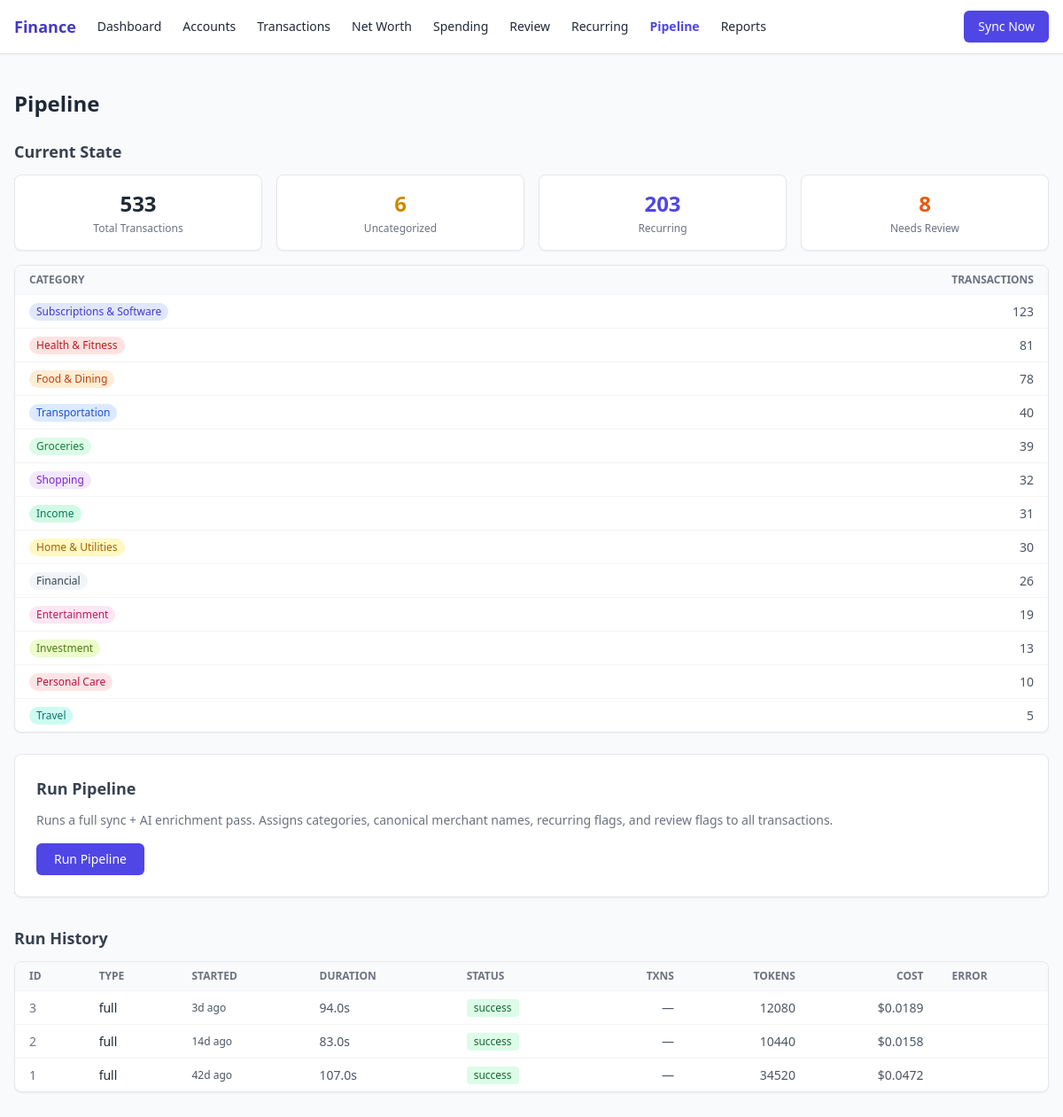
/pipeline, run on the app's committed database.
### tables this page shows
CREATE TABLE run_log (
    id          INTEGER PRIMARY KEY AUTOINCREMENT,
    run_type    TEXT NOT NULL,
    started_at  INTEGER NOT NULL,
    finished_at INTEGER,
    status      TEXT NOT NULL DEFAULT 'running',
    error_msg   TEXT,
    summary     TEXT
);

### finance/web/app.py (the view)
@app.get("/pipeline", response_class=HTMLResponse)
async def pipeline_page(
    request: Request,
    conn: sqlite3.Connection = Depends(get_db),
):
    try:
        runs = conn.execute(
            "SELECT * FROM run_log ORDER BY started_at DESC LIMIT 20"
        ).fetchall()
        runs = [dict(r) for r in runs]
        for run in runs:
            if run.get("summary"):
                try:
                    run["summary"] = json.loads(run["summary"])
                except (json.JSONDecodeError, TypeError):
                    run["summary"] = None
            summary = run.get("summary") or {}
            tokens_in = summary.get("tokens_in")
            tokens_out = summary.get("tokens_out")
            if tokens_in is not None and tokens_out is not None:
                run["computed_cost_usd"] = (
                    tokens_in * HAIKU_INPUT_COST_PER_M
                    + tokens_out * HAIKU_OUTPUT_COST_PER_M
                ) / 1_000_000
            else:
                run["computed_cost_usd"] = None
    except sqlite3.OperationalError:
        runs = []
    try:
        total_txns = conn.execute("SELECT COUNT(*) FROM transactions").fetchone()[0]
        uncategorized = conn.execute(
            "SELECT COUNT(*) FROM transactions WHERE category IS NULL"
        ).fetchone()[0]
        recurring = conn.execute(
            "SELECT COUNT(*) FROM transactions WHERE is_recurring = 1"
        ).fetchone()[0]
        needs_review = conn.execute(
            "SELECT COUNT(*) FROM transactions WHERE needs_review = 1"
        ).fetchone()[0]
        cat_rows = conn.execute(
            """
            SELECT category, COUNT(*) as cnt
            FROM transactions
            WHERE category IS NOT NULL
            GROUP BY category
            ORDER BY cnt DESC
            """
        ).fetchall()
        categories = [{"category": r["category"], "count": r["cnt"]} for r in cat_rows]
        current_state = {
            "total": total_txns,
            "uncategorized": uncategorized,
            "recurring": recurring,
            "needs_review": needs_review,
            "categories": categories,
        }
    except sqlite3.OperationalError:
        current_state = {
            "total": 0, "uncategorized": 0, "recurring": 0,
            "needs_review": 0, "categories": [],
        }
    return templates.TemplateResponse(
        "pipeline.html",
        {"request": request, "runs": runs, "current_state": current_state, "demo_mode": _is_demo(request)},
    )

### finance/web/templates/pipeline.html (shortened to what this page needs)
{% extends "base.html" %}
{% from "_macros.html" import category_badge %}
{% block content %}
<h1 class="text-2xl font-bold mb-6">Pipeline</h1>
<section class="mb-6">
  <h2 class="text-lg font-semibold mb-3 text-gray-700">Current State</h2>
  <div class="grid grid-cols-2 sm:grid-cols-4 gap-4 mb-4">
    <div class="bg-white rounded-lg border border-gray-200 shadow-sm p-4 text-center">
      <p class="text-2xl font-bold text-gray-800">{{ current_state.total }}</p>
      <p class="text-xs text-gray-500 mt-1">Total Transactions</p>
    </div>
    <div class="bg-white rounded-lg border border-gray-200 shadow-sm p-4 text-center">
      <p class="text-2xl font-bold {% if current_state.uncategorized > 0 %}text-yellow-600{% else %}text-green-600{% endif %}">
        {{ current_state.uncategorized }}
      </p>
      <p class="text-xs text-gray-500 mt-1">Uncategorized</p>
    </div>
    <div class="bg-white rounded-lg border border-gray-200 shadow-sm p-4 text-center">
      <p class="text-2xl font-bold text-indigo-600">{{ current_state.recurring }}</p>
      <p class="text-xs text-gray-500 mt-1">Recurring</p>
    </div>
    <div class="bg-white rounded-lg border border-gray-200 shadow-sm p-4 text-center">
      <p class="text-2xl font-bold {% if current_state.needs_review > 0 %}text-orange-600{% else %}text-green-600{% endif %}">
        {{ current_state.needs_review }}
      </p>
      <p class="text-xs text-gray-500 mt-1">Needs Review</p>
    </div>
  </div>
  {% if current_state.categories %}
  <div class="bg-white rounded-lg border border-gray-200 shadow-sm overflow-hidden">
    <table class="w-full text-sm">
      <thead class="bg-gray-50 text-gray-500 uppercase text-xs">
        <tr>
          <th class="px-4 py-2 text-left">Category</th>
          <th class="px-4 py-2 text-right">Transactions</th>
        </tr>
      </thead>
      <tbody>
        {% for row in current_state.categories %}
        <tr class="border-t border-gray-100">
          <td class="px-4 py-2">{{ category_badge(row.category) }}</td>
          <td class="px-4 py-2 text-right text-gray-600">{{ row.count }}</td>
        </tr>
        {% endfor %}
      </tbody>
    </table>
  </div>
  {% endif %}
</section>
<section class="mb-8">
  <div class="bg-white rounded-lg border border-gray-200 shadow-sm p-6">
    <h2 class="text-lg font-semibold mb-3 text-gray-700">Run Pipeline</h2>
    <p class="text-sm text-gray-500 mb-4">
      Runs a full sync + AI enrichment pass. Assigns categories, canonical merchant names,
      recurring flags, and review flags to all transactions.
    </p>
    <button
      id="run-btn"
      class="bg-indigo-600 hover:bg-indigo-700 disabled:bg-indigo-300 text-white text-sm font-medium px-5 py-2 rounded-md transition-colors"
      onclick="startPipeline()"
    >
      Run Pipeline
    </button>
  </div>
</section>
<section class="mb-8">
  <h2 class="text-lg font-semibold mb-3 text-gray-700">Run History</h2>
  <div class="bg-white rounded-lg border border-gray-200 shadow-sm overflow-x-auto">
    {% if runs %}
    <table class="w-full text-sm">
      <thead class="bg-gray-50 text-gray-500 uppercase text-xs">
        <tr>
          <th class="px-4 py-2 text-left">ID</th>
          <th class="px-4 py-2 text-left">Type</th>
          <th class="px-4 py-2 text-left">Started</th>
          <th class="px-4 py-2 text-left">Duration</th>
          <th class="px-4 py-2 text-left">Status</th>
          <th class="px-4 py-2 text-right">Txns</th>
          <th class="px-4 py-2 text-right">Tokens</th>
          <th class="px-4 py-2 text-right">Cost</th>
          <th class="px-4 py-2 text-left">Error</th>
        </tr>
      </thead>
      <tbody>
        {% for run in runs %}
        <tr class="border-t border-gray-100">
          <td class="px-4 py-2 text-gray-500">{{ run.id }}</td>
          <td class="px-4 py-2">{{ run.run_type }}</td>
          <td class="px-4 py-2 text-gray-600 text-xs">
            {% if run.started_at %}
              <span class="js-rel-time" data-ts="{{ run.started_at }}" title="{{ run.started_at }}">{{ run.started_at }}</span>
            {% else %}
              —
            {% endif %}
          </td>
          <td class="px-4 py-2 text-gray-600">
            {% if run.finished_at and run.started_at %}
              {{ "%.1f"|format((run.finished_at - run.started_at) / 1000) }}s
            {% else %}
              —
            {% endif %}
          </td>
          <td class="px-4 py-2">
            {% if run.status == 'success' %}
              <span class="inline-flex items-center px-2 py-0.5 rounded text-xs font-medium bg-green-100 text-green-800">success</span>
            {% elif run.status == 'error' %}
              <span class="inline-flex items-center px-2 py-0.5 rounded text-xs font-medium bg-red-100 text-red-800">error</span>
            {% elif run.status == 'running' %}
              <span class="inline-flex items-center px-2 py-0.5 rounded text-xs font-medium bg-yellow-100 text-yellow-800">running</span>
            {% else %}
              <span class="inline-flex items-center px-2 py-0.5 rounded text-xs font-medium bg-gray-100 text-gray-600">{{ run.status }}</span>
            {% endif %}
          </td>
          <td class="px-4 py-2 text-right text-gray-600">
            {% if run.summary and run.summary.transactions_enriched is defined %}
              {{ run.summary.transactions_enriched }}
            {% else %}
              —
            {% endif %}
          </td>
          <td class="px-4 py-2 text-right text-gray-600">
            {% if run.summary and run.summary.tokens_in is defined %}
              {{ (run.summary.tokens_in + run.summary.tokens_out) | int }}
            {% else %}
              —
            {% endif %}
          </td>
          <td class="px-4 py-2 text-right text-gray-600">
            {% if run.computed_cost_usd is not none %}
              ${{ "%.4f"|format(run.computed_cost_usd) }}
            {% else %}
              —
            {% endif %}
          </td>
          <td class="px-4 py-2 text-red-600 text-xs">{{ run.error_msg or '' }}</td>
        </tr>
        {% endfor %}
      </tbody>
    </table>
    {% else %}
    <p class="px-4 py-6 text-gray-500 text-sm">No runs yet.</p>
    {% endif %}
  </div>
</section>
{% endblock %}

### data on the page
run_log: id "3", run_type "full", (run.finished_at-run.started_at)/1000 "94.0", status "success", summary "12080", computed_cost_usd "0.0189"
run_log: id "2", run_type "full", (run.finished_at-run.started_at)/1000 "83.0", status "success", summary "10440", computed_cost_usd "0.0158"
run_log: id "1", run_type "full", (run.finished_at-run.started_at)/1000 "107.0", status "success", summary "34520", computed_cost_usd "0.0472"

### other printed values
{{ current_state.total }} "533"
{{ current_state.uncategorized }} "6"
{{ current_state.recurring }} "203"
{{ current_state.needs_review }} "8"
{{ row.count }} "123" "81" "78" "40" "39" "32" "31" "30" "26" "19" "13" "10" "5"
